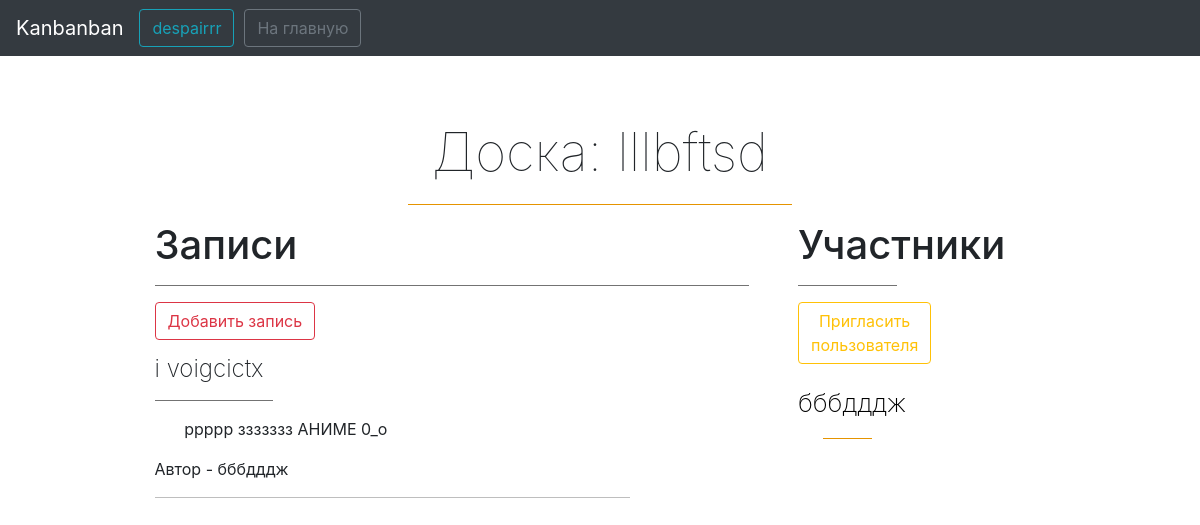
The app's page /board/3 (signed in) with its own data.
### data/User.py (models this page shows, shortened)
class User(SqlAlchemyBase, UserMixin):
    __tablename__ = 'users'
    id = sqlalchemy.Column(sqlalchemy.Integer,
                           primary_key=True, autoincrement=True)
    email = sqlalchemy.Column(sqlalchemy.String,
                              index=True, unique=True, nullable=True)
    hashed_password = sqlalchemy.Column(sqlalchemy.String, nullable=True)
    name = sqlalchemy.Column(sqlalchemy.String, nullable=True)
    board = orm.relation("Board", back_populates='user')

### data/Board.py (models this page shows, shortened)
class Board(SqlAlchemyBase):
    __tablename__ = 'boards'
    id = sqlalchemy.Column(sqlalchemy.Integer, autoincrement=True,
                           primary_key=True)
    author = sqlalchemy.Column(sqlalchemy.String, nullable=True)
    title = sqlalchemy.Column(sqlalchemy.String, nullable=False)
    workers = sqlalchemy.Column(sqlalchemy.String)
    isPrivate = sqlalchemy.Column(sqlalchemy.Boolean)
    tasks = orm.relation('Task', back_populates="board")
    user_id = sqlalchemy.Column(sqlalchemy.Integer,
                                sqlalchemy.ForeignKey("users.id"))
    user = orm.relation('User')

### data/Task.py (models this page shows)
class Task(SqlAlchemyBase):
    __tablename__ = 'tasks'
    id = sqlalchemy.Column(sqlalchemy.Integer,
                           primary_key=True, autoincrement=True)
    title = sqlalchemy.Column(sqlalchemy.String, nullable=True)
    content = sqlalchemy.Column(sqlalchemy.String)
    author = sqlalchemy.Column(sqlalchemy.String)
    user_id = sqlalchemy.Column(sqlalchemy.Integer)
    board = orm.relation("Board")
    board_id = sqlalchemy.Column(sqlalchemy.Integer,
                                sqlalchemy.ForeignKey("boards.id"))
    files = sqlalchemy.Column(sqlalchemy.String, nullable=True)

### main.py (the view)
@app.route('/board/<id>', methods=['POST', 'GET'])
@login_required
def board(id):
    if current_user.is_authenticated:
        session = db_session.create_session()
        cur_board = session.query(Board.Board).filter(Board.Board.id == int(id)).first()
        if cur_board:
            members = str(cur_board.workers).split(',')
        else:
            return abort(404)
        tasks = cur_board.tasks
        TASKS = []
        for TASK in tasks:
            TASKS.append(TASK)
        MEMBERS = []
        for id in members:
            if id.isdigit():
                MEMBER = session.query(User.User).filter(User.User.id == int(id)).first()
                if MEMBER:
                    MEMBERS.append(MEMBER)
        if cur_board.isPrivate and str(current_user.id) not in members:
            return render_template('oops.html')
        session.commit()
        return render_template('board.html', tasks=TASKS, members=MEMBERS, board=cur_board)
    return redirect('/login')

### data/db_session.py (called while the page is built)
def create_session() -> Session:
    global __factory
    return __factory()

### main.py (called while the page is built)
@login_manager.user_loader
def load_user(user_id):
    session = db_session.create_session()
    return session.query(User.User).get(user_id)

### templates/board.html (shortened to what this page needs)
<!DOCTYPE html>
<html lang="en">
<head>
    <link rel="stylesheet"
          href="https://stackpath.bootstrapcdn.com/bootstrap/4.4.1/css/bootstrap.min.css"
>
</head>
<body>
    <nav class="navbar navbar-expand-md navbar-dark fixed-top bg-dark">
        <a class="navbar-brand kanban">Kanbanban</a>
        <nav class="buttons">
            <div class="dropdown">
                <button onclick="dropdownFunction()" class="btn btn-outline-info dropbtn">{{ current_user.name }}</button>
            </div>
        </nav>
        <button class="btn btn-outline-secondary" href="/" style="margin-left: 10px">На главную</button>
    </nav>
    <div class="header-block">
        <h2 class="header">Доска: {{ board.title }}</h2>
        <hr noshade width="40%" color="orange">
    </div>
    <div class="row">
        <div class="content">
            <h1>Записи</h1>
            <hr noshade width="100%">
            <a class="btn btn-outline-danger" href="/add_task/{{ board.id }}" style="margin-bottom: 15px;">Добавить запись</a>
            {% for item in tasks %}
                {% if item.title != "" %}
                    <h4 style="font-weight: 200">{{ item.title }}</h4>
                    <hr noshade align="left" width="20%">
                {% else %}
                    <h4 style="font-weight: 200">Запись №{{ loop.index }}</h4>
                    <hr noshade align="left" width="20%">
                {% endif %}
                <div class="content" style="width: 70%; margin-left: 5%">
                    <p class="text">
                        {{ item.content }}
                    </p>
                </div>
                <div class="author">
                    <p class="author">Автор - {{ item.author }}</p>
                </div>
                <hr noshade color="lightgray" width="80%" align="left">
            {% endfor %}
        </div>
        <div class="members">
            <h1>Участники</h1>
            <hr noshade width="100%">
            <div id="invite-block" style="margin-bottom: 20px;">
                <button class="btn btn-outline-warning invite" onclick="invite()">Пригласить пользователя</button>
            </div>
            <div class="" style="width: 100%; text-align: center">
                {% for member in members %}
                    <a href="/profile/{{ member.id }}" style="color: black; font-size: 19pt; font-weight: 200; text-align: center">{{ member.name }}</a>
                    <hr noshade color="orange" width="50%" align="center">
                {% endfor %}
            </div>
        </div>
    </div>
</body>
</html>

### templates/board.html (style rules this page uses)
body { width: 80%; margin-left: auto; margin-right: auto; }
.buttons { float: none; margin-right: 0; }
.dropdown { position: relative; display: inline-block; }
.header { font-size: 40pt; font-weight: 100; margin-top: 120px; margin-left: auto; margin-right: auto; margin-bottom: 20px; text-align: center; }
.content { width: 60%; margin-right: 5%; margin-left: 5%; }
.members { width: 10%; }

### records on screen
User: name "despairrr"
Board: title "lllbftsd"
Task: title "i voigcictx", content "ррррр ззззззз АНИМЕ 0_о", author "бббдддж"
User: name "бббдддж"
